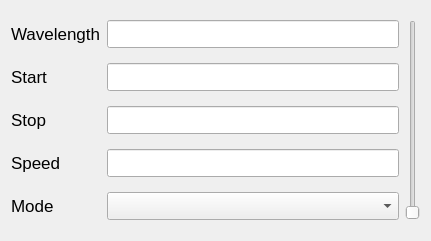
<?xml version="1.0" encoding="UTF-8"?>
<ui version="4.0">
 <class>Form</class>
 <widget class="QWidget" name="Form">
  <property name="geometry">
   <rect>
    <x>0</x>
    <y>0</y>
    <width>431</width>
    <height>241</height>
   </rect>
  </property>
  <property name="windowTitle">
   <string>Form</string>
  </property>
  <layout class="QGridLayout" name="gridLayout">
   <item row="0" column="2" rowspan="5">
    <widget class="QSlider" name="power_slider">
     <property name="minimum">
      <number>1</number>
     </property>
     <property name="maximum">
      <number>10000</number>
     </property>
     <property name="orientation">
      <enum>Qt::Vertical</enum>
     </property>
    </widget>
   </item>
   <item row="3" column="0">
    <widget class="QLabel" name="label_4">
     <property name="font">
      <font>
       <pointsize>13</pointsize>
      </font>
     </property>
     <property name="text">
      <string>Speed</string>
     </property>
     <property name="buddy">
      <cstring>speed_line</cstring>
     </property>
    </widget>
   </item>
   <item row="2" column="1">
    <widget class="QLineEdit" name="stop_line">
     <property name="font">
      <font>
       <pointsize>13</pointsize>
      </font>
     </property>
    </widget>
   </item>
   <item row="1" column="0">
    <widget class="QLabel" name="label_2">
     <property name="font">
      <font>
       <pointsize>13</pointsize>
      </font>
     </property>
     <property name="text">
      <string>Start</string>
     </property>
     <property name="buddy">
      <cstring>start_line</cstring>
     </property>
    </widget>
   </item>
   <item row="4" column="0">
    <widget class="QLabel" name="label_5">
     <property name="font">
      <font>
       <pointsize>13</pointsize>
      </font>
     </property>
     <property name="text">
      <string>Mode</string>
     </property>
     <property name="buddy">
      <cstring>mode_combo</cstring>
     </property>
    </widget>
   </item>
   <item row="0" column="0">
    <widget class="QLabel" name="label">
     <property name="font">
      <font>
       <pointsize>13</pointsize>
      </font>
     </property>
     <property name="text">
      <string>Wavelength</string>
     </property>
     <property name="buddy">
      <cstring>wavelength_line</cstring>
     </property>
    </widget>
   </item>
   <item row="2" column="0">
    <widget class="QLabel" name="label_3">
     <property name="font">
      <font>
       <pointsize>13</pointsize>
      </font>
     </property>
     <property name="text">
      <string>Stop</string>
     </property>
     <property name="buddy">
      <cstring>stop_line</cstring>
     </property>
    </widget>
   </item>
   <item row="1" column="1">
    <widget class="QLineEdit" name="start_line">
     <property name="font">
      <font>
       <pointsize>13</pointsize>
      </font>
     </property>
    </widget>
   </item>
   <item row="4" column="1">
    <widget class="QComboBox" name="mode_combo">
     <property name="font">
      <font>
       <pointsize>13</pointsize>
      </font>
     </property>
    </widget>
   </item>
   <item row="0" column="1">
    <widget class="QLineEdit" name="wavelength_line">
     <property name="font">
      <font>
       <pointsize>13</pointsize>
      </font>
     </property>
    </widget>
   </item>
   <item row="3" column="1">
    <widget class="QLineEdit" name="speed_line">
     <property name="font">
      <font>
       <pointsize>13</pointsize>
      </font>
     </property>
    </widget>
   </item>
  </layout>
 </widget>
 <resources/>
 <connections/>
 <designerdata>
  <property name="gridDeltaX">
   <number>10</number>
  </property>
  <property name="gridDeltaY">
   <number>10</number>
  </property>
  <property name="gridSnapX">
   <bool>true</bool>
  </property>
  <property name="gridSnapY">
   <bool>true</bool>
  </property>
  <property name="gridVisible">
   <bool>true</bool>
  </property>
 </designerdata>
</ui>
